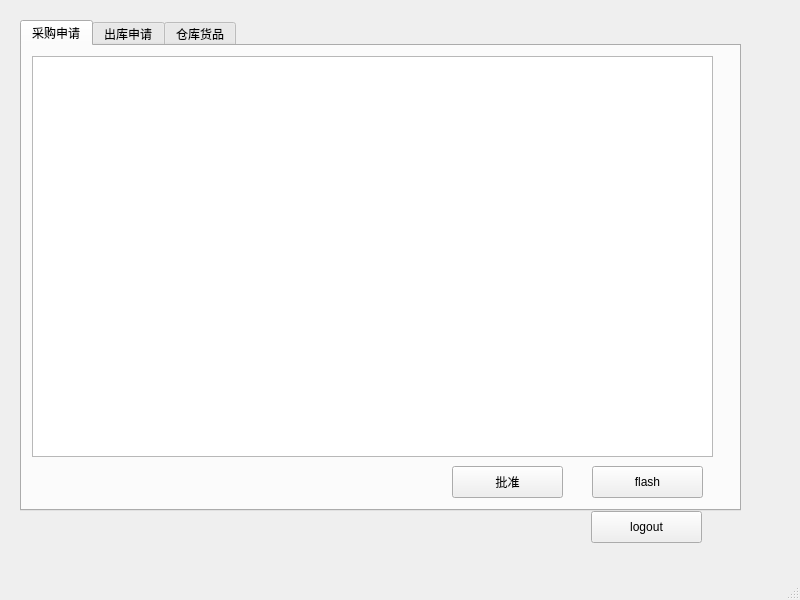
<?xml version="1.0" encoding="UTF-8"?>
<ui version="4.0">
 <class>auditor_mw</class>
 <widget class="QMainWindow" name="auditor_mw">
  <property name="geometry">
   <rect>
    <x>0</x>
    <y>0</y>
    <width>800</width>
    <height>600</height>
   </rect>
  </property>
  <property name="windowTitle">
   <string>MainWindow</string>
  </property>
  <widget class="QWidget" name="centralwidget">
   <widget class="QTabWidget" name="tabWidget">
    <property name="geometry">
     <rect>
      <x>20</x>
      <y>20</y>
      <width>721</width>
      <height>491</height>
     </rect>
    </property>
    <property name="currentIndex">
     <number>0</number>
    </property>
    <widget class="QWidget" name="tab">
     <attribute name="title">
      <string>采购申请</string>
     </attribute>
     <widget class="QTableWidget" name="potable">
      <property name="geometry">
       <rect>
        <x>10</x>
        <y>10</y>
        <width>681</width>
        <height>401</height>
       </rect>
      </property>
     </widget>
     <widget class="QPushButton" name="poflash">
      <property name="geometry">
       <rect>
        <x>570</x>
        <y>420</y>
        <width>111</width>
        <height>32</height>
       </rect>
      </property>
      <property name="text">
       <string>flash</string>
      </property>
     </widget>
     <widget class="QPushButton" name="posubmit">
      <property name="geometry">
       <rect>
        <x>430</x>
        <y>420</y>
        <width>111</width>
        <height>32</height>
       </rect>
      </property>
      <property name="text">
       <string>批准</string>
      </property>
     </widget>
    </widget>
    <widget class="QWidget" name="tab_2">
     <attribute name="title">
      <string>出库申请</string>
     </attribute>
     <widget class="QPushButton" name="soflash">
      <property name="geometry">
       <rect>
        <x>570</x>
        <y>420</y>
        <width>111</width>
        <height>32</height>
       </rect>
      </property>
      <property name="text">
       <string>flash</string>
      </property>
     </widget>
     <widget class="QTableWidget" name="sotable">
      <property name="geometry">
       <rect>
        <x>10</x>
        <y>10</y>
        <width>681</width>
        <height>401</height>
       </rect>
      </property>
     </widget>
     <widget class="QPushButton" name="sosubmit">
      <property name="geometry">
       <rect>
        <x>430</x>
        <y>420</y>
        <width>111</width>
        <height>32</height>
       </rect>
      </property>
      <property name="text">
       <string>批准</string>
      </property>
     </widget>
    </widget>
    <widget class="QWidget" name="tab_3">
     <attribute name="title">
      <string>仓库货品</string>
     </attribute>
     <widget class="QTableWidget" name="gtable">
      <property name="geometry">
       <rect>
        <x>10</x>
        <y>0</y>
        <width>691</width>
        <height>431</height>
       </rect>
      </property>
     </widget>
     <widget class="QPushButton" name="gflash">
      <property name="geometry">
       <rect>
        <x>570</x>
        <y>430</y>
        <width>111</width>
        <height>32</height>
       </rect>
      </property>
      <property name="text">
       <string>flash</string>
      </property>
     </widget>
    </widget>
   </widget>
   <widget class="QPushButton" name="logout">
    <property name="geometry">
     <rect>
      <x>591</x>
      <y>511</y>
      <width>111</width>
      <height>32</height>
     </rect>
    </property>
    <property name="text">
     <string>logout</string>
    </property>
   </widget>
  </widget>
  <widget class="QMenuBar" name="menubar">
   <property name="geometry">
    <rect>
     <x>0</x>
     <y>0</y>
     <width>800</width>
     <height>22</height>
    </rect>
   </property>
  </widget>
  <widget class="QStatusBar" name="statusbar"/>
 </widget>
 <resources/>
 <connections/>
</ui>
